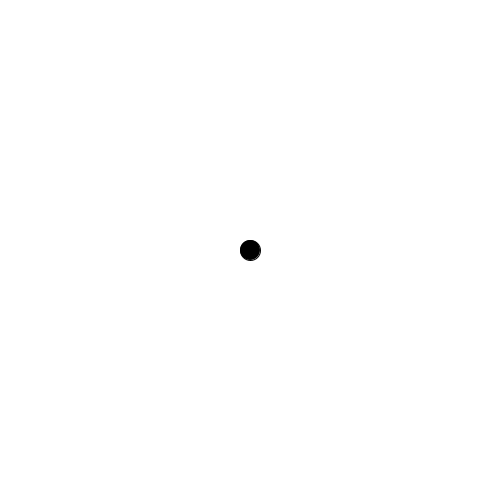
Frame 1 (no input)
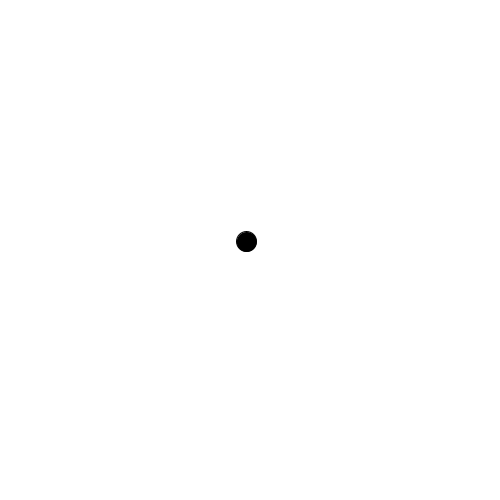
Frame 60 (the mouse pressed at the canvas centre just before this capture)
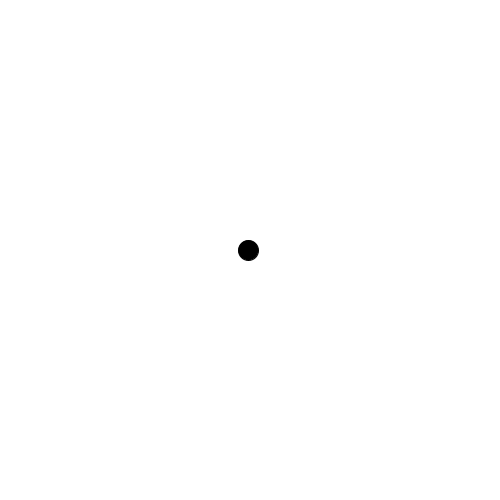
Frame 120 (the mouse held since frame 60 and released just before this capture)

The Processing sketch that drew these frames (run headless with seeded random() and noise(); from frame 60 on, the mouse is pressed at the canvas centre):

// Processing sketch: _01_walker
// ── _01_walker.pde
Walker guy; // just like "int x;" it is type then name

void setup() {
  size(500, 500);
  smooth();
  guy = new Walker();
  guy.x = 250;
  guy.y = 250;  
}

void draw() {
  background(255);
  fill(0);
  ellipse(guy.x, guy.y, 20, 20);
  guy.x += random(-1, 1);
  guy.y += random(-1, 1);
}

class Walker
{
  float x;
  float y;
}
